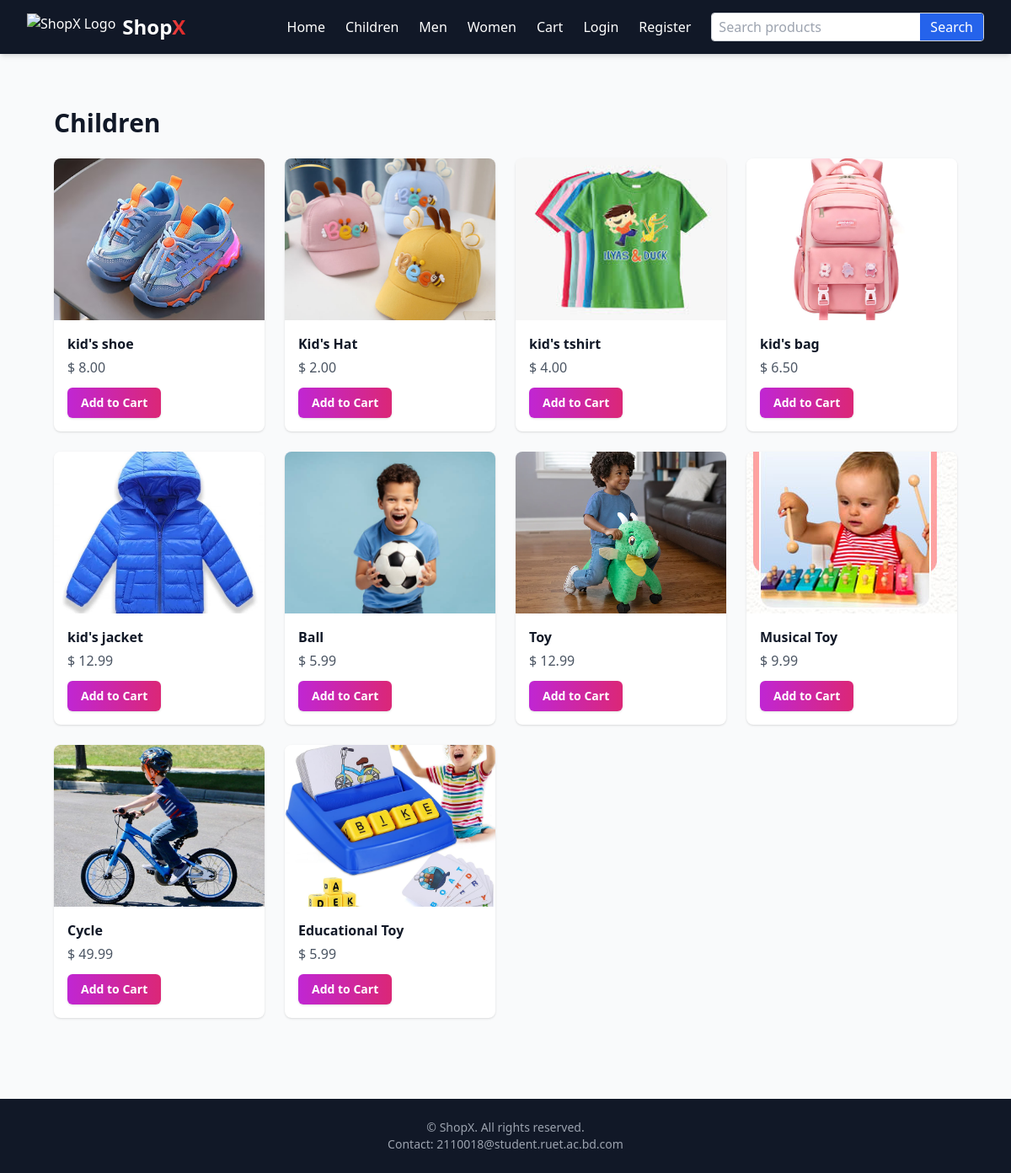
/products/category/children/, run on the app's committed database.
### products/models.py (models this page shows, shortened)
class Category(models.Model):
    CATEGORY_CHOICES = [
        ('children', 'Children'),
        ('men', 'Men'),
        ('women', 'Women'),
    ]
    slug = models.SlugField(max_length=50, unique=True)
    name = models.CharField(max_length=50)
    class Meta:
        verbose_name_plural = 'Categories'

class Product(models.Model):
    category = models.ForeignKey(Category, on_delete=models.CASCADE, related_name='products')
    name = models.CharField(max_length=200)
    slug = models.SlugField(max_length=200, unique=True)
    description = models.TextField(blank=True)
    price = models.DecimalField(max_digits=10, decimal_places=2)
    image = models.ImageField(upload_to='products/', blank=True, null=True)
    tags = models.ManyToManyField(Tag, related_name='products', blank=True)
    created_at = models.DateTimeField(auto_now_add=True)

### products/views.py (the view)
# urls.py: path('category/<slug:category_slug>/', views.category_list, name='category_list'),
def category_list(request, category_slug):
    category = get_object_or_404(Category, slug=category_slug)
    products = category.products.select_related('category').prefetch_related('tags').all()
    return render(request, 'products/category_list.html', {
        'category': category,
        'products': products,
    })

### products/templatetags/currency_filters.py (called while the page is built)
@register.filter(name='currency')
def currency(value):
    if value is None:
        return ''
    return f'{settings.CURRENCY_SYMBOL}{value}'

### templates/products/category_list.html (shortened to what this page needs)
{% extends 'base.html' %}
{% load static %}
{% load currency_filters %}
{% block content %}
<div class="max-w-7xl mx-auto px-4 sm:px-6 lg:px-8 py-10">
  <h1 class="text-3xl font-bold mb-6 text-gray-900">{{ category.name }}</h1>
  {% if products %}
  <div class="grid grid-cols-2 sm:grid-cols-3 lg:grid-cols-4 gap-6">
    {% for p in products %}
    <div class="group bg-white rounded-lg shadow hover:shadow-lg hover:-translate-y-1 transition overflow-hidden">
      <a href="{% url 'products:product_detail' p.slug %}">
        <img class="w-full h-48 object-cover transition-transform duration-300 group-hover:scale-105" src="{% if p.image %}{{ p.image.url }}{% elif p.slug == 'kids-shoe' %}{% static 'kids_shoe.png' %}{% elif p.slug == 'kids-hat' %}{% static 'kids_hat.png' %}{% elif p.slug == 'kids-jacket' %}{% static 'kids_jacket.png' %}{% elif p.slug == 'kids-tshirt' %}{% static 'kids_tshirt.png' %}{% elif p.slug == 'kids-backpack' %}{% static 'kids_backpack.png' %}{% elif p.slug == 'mens-shirt' %}{% static 'menshirt.png' %}{% elif p.slug == 'mens-hoodie' %}{% static 'menshoodie.png' %}{% elif p.slug == 'mens-sneaker' %}{% static 'mensneaker.jpg' %}{% elif p.slug == 'mens-pant' %}{% static 'menspant.jpg' %}{% elif p.slug == 'mens-watch' %}{% static 'menwatch.png' %}{% elif p.slug == 'womens-dress' %}{% static 'womens_dress.png' %}{% else %}{% static 'placeholder.png' %}{% endif %}" alt="{{ p.name }}">
      </a>
      <div class="p-4">
        <h3 class="font-semibold truncate text-gray-900">{{ p.name }}</h3>
        <p class="text-gray-600 mt-1">{{ p.price|currency }}</p>
        <a href="{% url 'products:add_to_cart' p.slug %}?next={{ request.path }}"
           class="add-to-cart-btn mt-3 inline-block bg-gradient-to-r from-fuchsia-600 to-pink-600 hover:from-fuchsia-700 hover:to-pink-700 text-white px-4 py-2 rounded-md text-sm font-semibold shadow transition-colors duration-200">
          Add to Cart
        </a>
      </div>
    </div>
    {% endfor %}
  </div>
  {% else %}
    <p class="text-gray-500 text-center py-10">No products found.</p>
  {% endif %}
</div>
{% endblock %}

### data on the page
Category: name "Children"
Product: image (picture), name "kid's shoe", price "$ 8.00"
Product: image (picture), name "Kid's Hat", price "$ 2.00"
Product: image (picture), name "kid's tshirt", price "$ 4.00"
Product: image (picture), name "kid's bag", price "$ 6.50"
Product: image (picture), name "kid's jacket", price "$ 12.99"
Product: image (picture), name "Ball", price "$ 5.99"
Product: image (picture), name "Toy", price "$ 12.99"
Product: image (picture), name "Musical Toy", price "$ 9.99"
Product: image (picture), name "Cycle", price "$ 49.99"
Product: image (picture), name "Educational Toy", price "$ 5.99"
